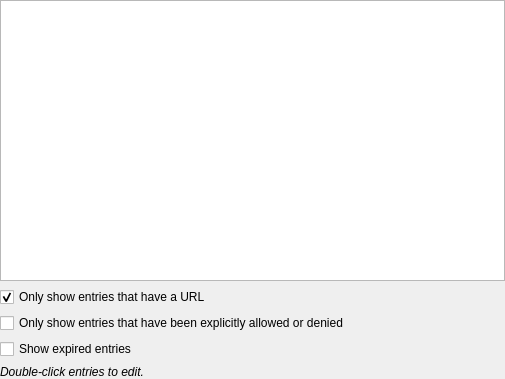
<?xml version="1.0" encoding="UTF-8"?>
<ui version="4.0">
 <class>ReportsWidgetBrowserStatistics</class>
 <widget class="QWidget" name="ReportsWidgetBrowserStatistics">
  <property name="geometry">
   <rect>
    <x>0</x>
    <y>0</y>
    <width>505</width>
    <height>379</height>
   </rect>
  </property>
  <layout class="QVBoxLayout" name="verticalLayout" stretch="0,0,0,0,0">
   <property name="leftMargin">
    <number>0</number>
   </property>
   <property name="topMargin">
    <number>0</number>
   </property>
   <property name="rightMargin">
    <number>0</number>
   </property>
   <property name="bottomMargin">
    <number>0</number>
   </property>
   <item>
    <widget class="QTableView" name="browserStatisticsTableView">
     <property name="tabKeyNavigation">
      <bool>false</bool>
     </property>
     <property name="accessibleName">
      <string>Browser integration report entries</string>
     </property>
     <property name="accessibleDescription">
      <string>Use the arrow keys to review browser integration report entries. Double-click a row to edit the entry; use the context menu for entry actions.</string>
     </property>
     <property name="contextMenuPolicy">
      <enum>Qt::CustomContextMenu</enum>
     </property>
     <property name="editTriggers">
      <set>QAbstractItemView::NoEditTriggers</set>
     </property>
     <property name="showDropIndicator" stdset="0">
      <bool>false</bool>
     </property>
     <property name="alternatingRowColors">
      <bool>true</bool>
     </property>
     <property name="selectionBehavior">
      <enum>QAbstractItemView::SelectRows</enum>
     </property>
     <property name="textElideMode">
      <enum>Qt::ElideMiddle</enum>
     </property>
     <property name="sortingEnabled">
      <bool>true</bool>
     </property>
     <attribute name="horizontalHeaderStretchLastSection">
      <bool>true</bool>
     </attribute>
     <attribute name="verticalHeaderVisible">
      <bool>false</bool>
     </attribute>
    </widget>
   </item>
   <item>
    <widget class="QCheckBox" name="showEntriesWithUrlOnlyCheckBox">
     <property name="text">
      <string>Only show entries that have a URL</string>
     </property>
     <property name="checked">
      <bool>true</bool>
     </property>
    </widget>
   </item>
   <item>
    <widget class="QCheckBox" name="showAllowDenyCheckBox">
     <property name="text">
      <string>Only show entries that have been explicitly allowed or denied</string>
     </property>
    </widget>
   </item>
   <item>
    <widget class="QCheckBox" name="showExpired">
     <property name="text">
      <string>Show expired entries</string>
     </property>
    </widget>
   </item>
   <item>
    <widget class="QLabel" name="tipLabel">
     <property name="font">
      <font>
       <italic>true</italic>
      </font>
     </property>
     <property name="text">
      <string>Double-click entries to edit.</string>
     </property>
    </widget>
   </item>
  </layout>
 </widget>
 <tabstops>
  <tabstop>browserStatisticsTableView</tabstop>
  <tabstop>showEntriesWithUrlOnlyCheckBox</tabstop>
  <tabstop>showAllowDenyCheckBox</tabstop>
 </tabstops>
 <resources/>
 <connections/>
</ui>
